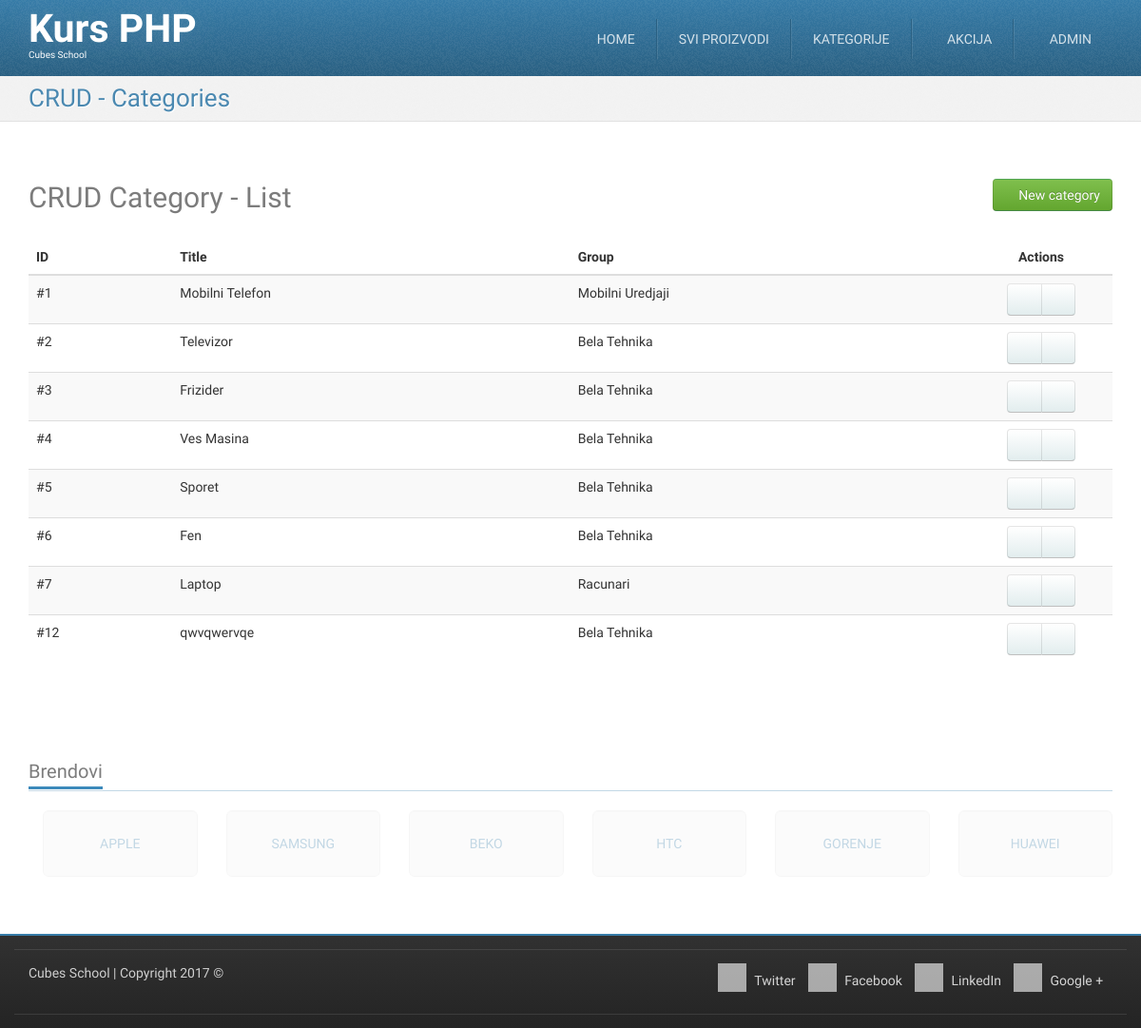
The page /crud-category-list.php (signed in) on the database as committed earlier.
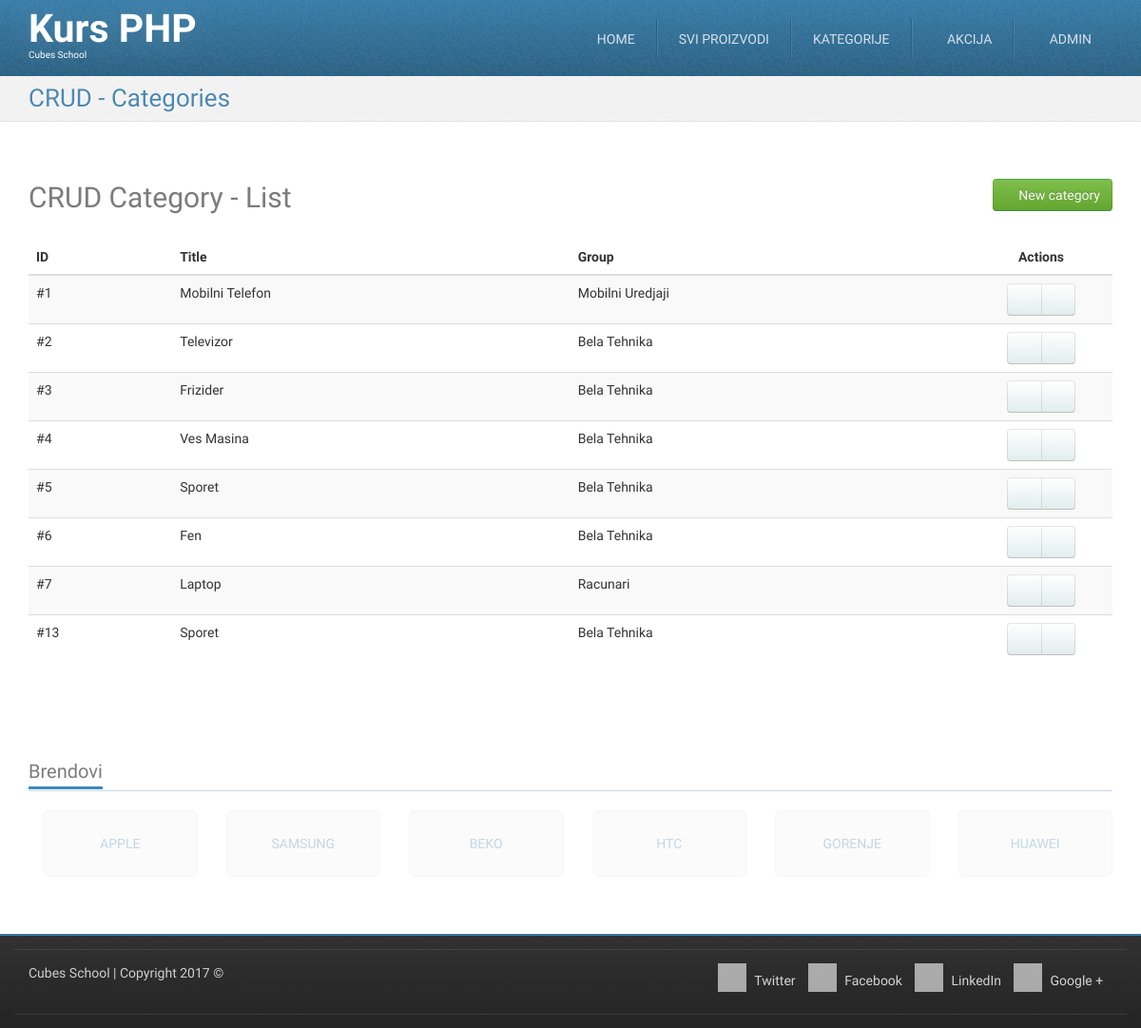
The same page on the database as committed later.
### tables this page shows
CREATE TABLE `categories` (
  `id` int(11) NOT NULL,
  `title` char(20) NOT NULL,
  `description` longtext NOT NULL,
  `group_id` int(11) NOT NULL
);

CREATE TABLE `groups` (
  `id` int(11) NOT NULL,
  `title` varchar(255) NOT NULL
);

### crud-category-list.php (called while the page is built, shortened)
<?php
require_once __DIR__ . '/models/m_users.php';
require_once __DIR__ . '/models/m_categories.php';
$categories = categoriesFetchAll();
require_once __DIR__ . '/views/layout/header.php';
require_once __DIR__ . '/views/templates/t_crud-category-list.php';
require_once __DIR__ . '/views/layout/footer.php';

### models/m_users.php (called while the page is built, shortened)
<?php
function isUserLoggedIn() {
	return true;
}

### models/m_categories.php (called while the page is built, shortened)
<?php
require_once __DIR__ . '/m_database.php';
function categoriesFetchAll() {
	$query = "SELECT `categories`.*, `groups`.`title` AS `group_title` "
                . "FROM `categories` "
                . "LEFT JOIN `groups` ON `categories`.`group_id` = `groups`.`id`";
	return dbFetchAll($query);
}

### models/m_database.php (called while the page is built, shortened)
<?php
function dbGetLink() {
    static $link;
    if (!isset($link)) {
        $link = mysqli_connect('127.0.0.1', 'cubes', 'cubes', 'cubesphp');
    }
    return $link;
}
function dbQuery($query) {
    $link = dbGetLink();
    $result = mysqli_query($link, $query);
    return $result;
}
function dbFetchAll($query) {
    $result = dbQuery($query);
    return mysqli_fetch_all($result, MYSQLI_ASSOC);
}

### views/templates/t_crud-category-list.php (the view)
<div id="highlighted">
	<div class="container">
		<div class="header">
			<h2 class="page-title">
				<span>CRUD - Categories</span>
			</h2>
		</div>
	</div>
</div>
<div id="content">
	<div class="container portfolio">
		<div class="row">
			<div class="col-md-12">
				<h2>
					CRUD Category - List
					<a href="/crud-category-insert.php" class="pull-right btn btn-success">
						<i class="fa fa-plus-circle"></i>
						New category
					</a>
				</h2>
			</div>
		</div>
		<div class="row">
			<div class="col-md-12">
				<table class="table table-striped table-hover">
					<thead>
						<tr>
							<th>ID</th>
							<th>Title</th>
							<th>Group</th>
							<th class="actions text-center">Actions</th>
						</tr>
					</thead>
					<tbody>
						<?php foreach ($categories as $category) {?>
						<tr>
							<td>
								#<?php echo htmlspecialchars($category['id']);?>
							</td>
							<td>
								<?php echo htmlspecialchars($category['title']);?>
							</td>
							<td>
								<?php echo htmlspecialchars($category['group_title']);?>
							</td>
							<td class="text-center">
								<div class="btn-group">
									<a href="/crud-category-edit.php?id=<?php echo htmlspecialchars($category['id']);?>" class="btn btn-default"><i class="fa fa-pencil"></i></a>
									<a href="/crud-category-delete.php?id=<?php echo htmlspecialchars($category['id']);?>" class="btn btn-default"><i class="fa fa-trash"></i></a>
								</div>
							</td>
						</tr>
						<?php }?>
					</tbody>
				</table>
			</div>
		</div>
	</div>
</div>

### views/layout/header.php (shortened to what this page needs)
<?php require_once __DIR__ . '/../../models/m_users.php'; ?>
<!DOCTYPE html>
<html lang="en">
    <head>
        <link href="/../../skins/tema/plugins/bootstrap/dist/css/bootstrap.min.css" rel="stylesheet">
        <link href="/../../skins/tema/plugins/font-awesome/css/font-awesome.min.css" rel="stylesheet">
        <link href="s/../../skins/tema/plugins/animate/animate.min.css" rel="stylesheet">
        <link href="/../../skins/tema/plugins/flexslider/flexslider.css" rel="stylesheet">
        <link href="/../../skins/tema/css/theme-style.css" rel="stylesheet">
        <link href="/../../skins/tema/css/custom-style.css" rel="stylesheet">
        <link href="/../../skins/tema/css/colour-blue.css" rel="stylesheet" id="colour-scheme">
    </head>
    <body class="has-navbar-fixed-top has-highlighted">
        <div id="navigation" class="wrapper">
            <div class="navbar navbar-fixed-top" id="top">
                <div class="navbar-inner">
                    <div class="inner">
                        <div class="container">
                            <div class="navbar-header">
                                <a class="navbar-brand" href="/" title="Home">
                                    <h1>
                                        Kurs PHP
                                    </h1>
                                    <span>Cubes School</span>
                                </a>
                            </div>
                            <div class="collapse navbar-collapse">
                                <ul class="nav navbar-right" id="main-menu">
                                    <li>
                                        <a href="/">Home</a>
                                    </li>
                                    <li>
                                        <a href="/../../products.php">Svi proizvodi</a>
                                    </li>
                                    <li class="dropdown">
                                        <a href="#" class="dropdown-toggle" data-toggle="dropdown">Kategorije</a>
                                    </li>
                                    <li>
                                        <a href="/../../sale.php"><i class="fa fa-star"></i> Akcija</a>
                                    </li>
                                    <?php if (!isUserLoggedIn()) { ?>
                                        <li>
                                            <a href="/../../login.php"><i class="glyphicon glyphicon-log-in"></i> Login</a>
                                        </li>
                                    <?php } else { ?>
                                        <li class="dropdown">
                                            <a href="#" class="dropdown-toggle" data-toggle="dropdown"><i class="fa fa-user"></i> Admin</a>
                                        </li>
                                    <?php } ?>
                                </ul>
                            </div>
                        </div>
                    </div>
                </div>
            </div>
        </div>

### views/layout/footer.php (shortened to what this page needs)
		<div id="content-below" class="wrapper">
			<div class="container">
				<div class="clients block">
					<h3 class="block-title">
						<span>Brendovi</span>
					</h3>
					<ul class="thumbnails list-unstyled row">
						<li class="col-sm-2">
							<a href="#" class="well well-lg text-uppercase text-justify">
								Apple
							</a>
						</li>
						<li class="col-sm-2">
							<a href="#" class="well well-lg text-uppercase text-justify">
								Samsung
							</a>
						</li>
						<li class="col-sm-2">
							<a href="#" class="well well-lg text-uppercase text-justify">
								Beko
							</a>
						</li>
						<li class="col-sm-2">
							<a href="#" class="well well-lg text-uppercase text-justify">
								HTC
							</a>
						</li>
						<li class="col-sm-2">
							<a href="#" class="well well-lg text-uppercase text-justify">
								Gorenje
							</a>
						</li>
						<li class="col-sm-2">
							<a href="#" class="well well-lg text-uppercase text-justify">
								Huawei
							</a>
						</li>
					</ul>
				</div>
			</div>
		</div>
		<footer id="footer">
			<div class="container">
				<div class="row">
					<div class="subfooter">
						<div class="col-md-5">
							<p><a href="http://school.cubes.rs/">Cubes School</a> | Copyright 2017 &copy;</p>
						</div>
						<div class="col-md-7 col social-media">
							<a href="#"><i class="fa fa-twitter"></i> Twitter</a>
							<a href="#"><i class="fa fa-facebook"></i> Facebook</a>
							<a href="#"><i class="fa fa-linkedin"></i> LinkedIn</a>
							<a href="#"><i class="fa fa-google-plus"></i> Google +</a>
						</div>
					</div>
				</div>
				<div class="row">
					<div class="subfooter">
					</div>
				</div>
			</div>
		</footer>
	</body>
</html>

### skins/tema/css/custom-style.css (style rules this page uses)
#footer { min-height: 40px; }
#footer .social-media { text-align: right; }
#footer .social-media a { display: inline-block; margin-right: 0.7em; }
table .actions { width: 150px; }

### skins/tema/css/colour-blue.css (style rules this page uses)
body a { color: #377ca8; text-decoration: none; }
body .navbar-inner { background-image: -webkit-linear-gradient(top, #377ca8 0%, #2a6082 100%); background-image: -o-linear-gradient(top, #377ca8 0%, #2a6082 100%); background-image: linear-gradient(to bottom, #377ca8 0%, #2a6082 100%); background-repeat: repeat-x; filter: progid:DXImageTransform.Microsoft.gradient(startColorstr='#ff377ca8', endColorstr='#ff2a6082', GradientType=0); border-top-color: #377ca8; border-bottom-color: #377ca8; }
body #navigation .navbar { color: #ffffff; }
body #navigation .navbar-inner { border-top-color: #377ca8; border-bottom-color: #377ca8; }
body #navigation ul#main-menu li { border-left-color: rgba(255, 255, 255, 0.1); border-right-color: #2a6082; }
body #highlighted { border-bottom-color: #e1e1e1; background-color: #f2f2f2; color: #377ca8; text-shadow: 1px 1px 1px #ffffff; }
body #footer { border-top-color: #377ca8; }
body .header .page-title { color: rgba(55, 124, 168, 0.9); }
body .block .block-title { border-bottom-color: rgba(55, 124, 168, 0.3); }
body .block .block-title span { border-bottom-color: #3d8abb; }

Rows that differ between the two databases and show on the page:
removed categories: id "12", title "qwvqwervqe", group.title "Bela Tehnika"
added categories: id "13", title "Sporet", group.title "Bela Tehnika"
